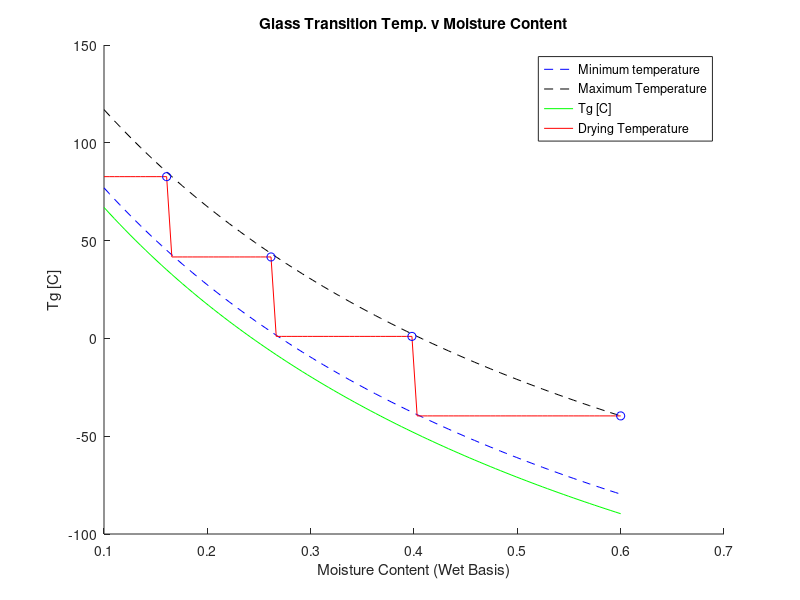

MATLAB code to generate this figure: (Note: this script raises an error after producing the figure.)
clc
clear all
close all

Tg_soy = 410; %Kelvin
Tg_w = 134; %Kelvin

moist_vect_wet = linspace(0.1,0.6,100);
moist_vect_dry = zeros(1,length(moist_vect_wet));

for i = 1:1:length(moist_vect_wet)
   
    moist_vect_dry(i) = moist_vect_wet(i)/(1 - moist_vect_wet(i));
    
end

Tg_vect = zeros(1,length(moist_vect_wet));

for i = 1:1:length(moist_vect_wet)
    M = moist_vect_wet(i);
    Tg_vect(i) = 1/(M/Tg_w + (1-M)/Tg_soy);
end

Tg_vect = Tg_vect - 273; % Convert to celcius

T_dry_vect = ones(1,length(moist_vect_wet));
T_dry_vect = T_dry_vect.*Tg_vect(length(Tg_vect)) + 50;
drying_temps_s = [];
drying_temps_s(1,1) = Tg_vect(length(Tg_vect)) + 50;
drying_temps_s(2,1) = moist_vect_wet(length(moist_vect_wet));

for i = length(moist_vect_wet):-1:2;
    
    T_min = Tg_vect(i) + 10;
    T_dry = T_dry_vect(i);
    
    if (T_dry <= T_min)
        T_dry = Tg_vect(i) + 50;
        drying_temps_s(1,length(drying_temps_s(1,:))+1) = T_dry;
        drying_temps_s(2,length(drying_temps_s(2,:))) = moist_vect_wet(i-1);
    end
    
    T_dry_vect(i-1) = T_dry;
end

%disp(T_dry_vect)

figure(1)
hold on
plot(moist_vect_wet,Tg_vect + 10,'b--');
plot(moist_vect_wet,Tg_vect + 50,'k--');
plot(moist_vect_wet,Tg_vect,'g-');
plot(moist_vect_wet,T_dry_vect,'r');
plot(drying_temps_s(2,:),drying_temps_s(1,:),'ob');
xlabel('Moisture Content (Wet Basis)');
ylabel('Tg [C]');
title('Glass Transition Temp. v Moisture Content');
legend('Minimum temperature','Maximum Temperature','Tg [C]','Drying Temperature');

%Define constants
H_M0_s = 2.195e4;
H_C_s =-6.539e4;
H_K_s =-2.899e3;
H_M0_f = 1.295e4;
H_C_f =-4.030e4;
H_K_f = -2.280e3;
M0o_s = 0.0014;
Co_s = 1.299e12;
Ko_s = 2.156;
M0o_f = 0.0424;
Co_f = 2.011e8;
Ko_f = 1.665;

fprintf('A %d stage dryer using the following conditions: \n',length(drying_temps_s(1,:)));
fprintf('-=-=-=-=-=-=-=-=-=-=-=-=-=-=-=-=-=-=-=-=-\n');

for i = 1:1:length(drying_temps_s(1,:))
    M = drying_temps_s(2,i);
    temp = drying_temps_s(1,i) + 273;
    
    M0 = para_calc(M0o_s,H_M0_s,temp);
    C = para_calc(Co_s,H_C_s,temp);
    K = para_calc(Ko_s,H_K_s,temp);
    
    RH = aw_calc(M,M0,C,K)*100;
    
    fprintf('Stage %d: Air at %0.2f C and %0.2f%% RH \n',i,temp-273,RH);
    
end

fprintf('-=-=-=-=-=-=-=-=-=-=-=-=-=-=-=-=-=-=-=-=-\n');

function const = para_calc(const0,H,T);
    R = 8.324; %J/mol-K
    const = const0*exp(H/(R*T));
end

function aw = aw_calc(M,M0,C,K);
    
    A = (M0/M) - 1;
    aw = (2 + A*C - ((2 + A*C)^2 - 4*(1-C))^0.5)/(2*K*(1-C));

end